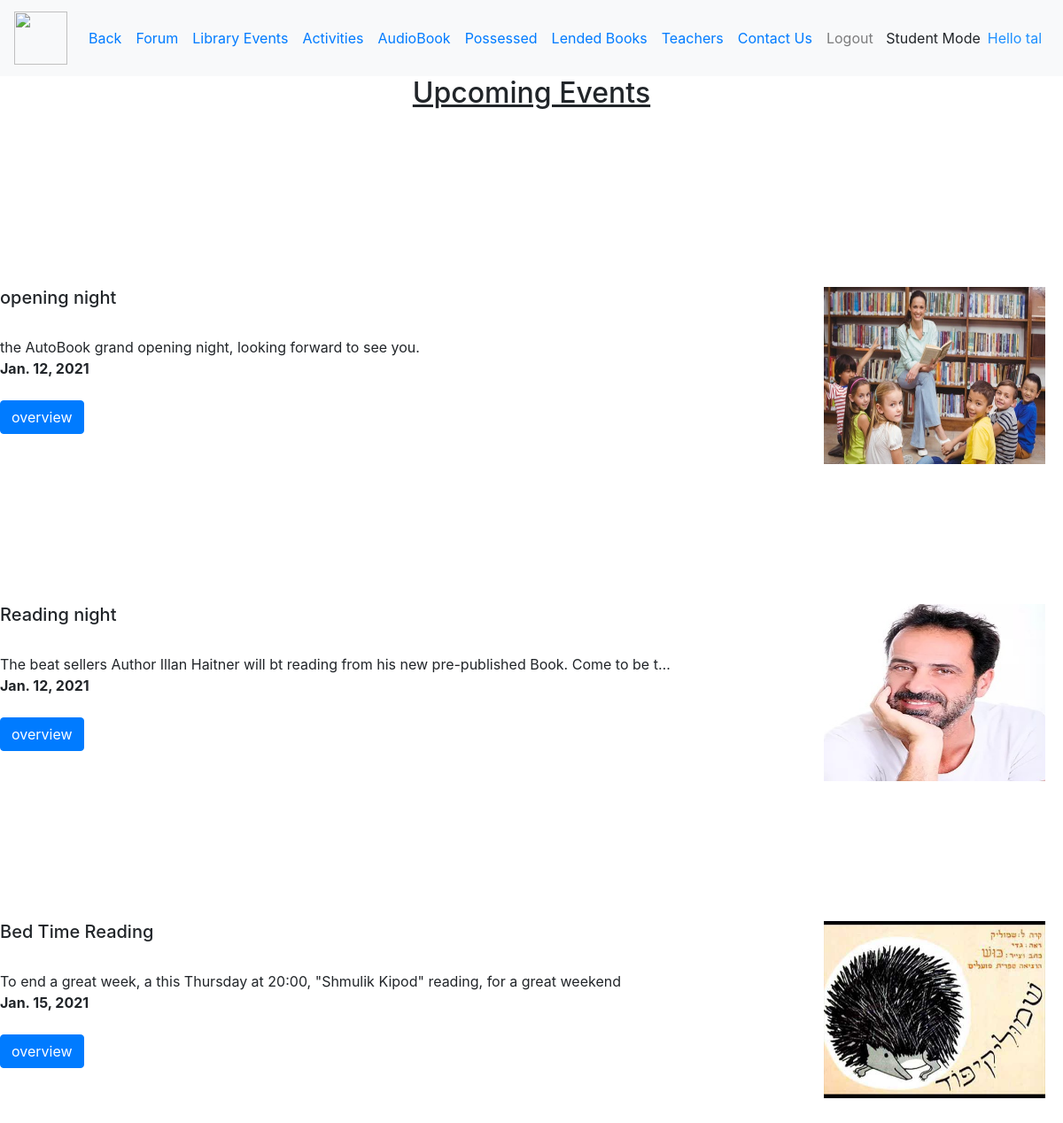
/Me/Student/Events/ (signed in), run on the app's committed database.
### homepage/models.py (models this page shows, shortened)
class Event (models.Model):
    title = models.CharField(max_length=150)
    text = models.TextField(max_length=500)
    image = models.ImageField(upload_to='home/images', default='home/images/defult2.jpg')
    date = models.DateField()
    link = models.URLField(max_length=200,null=True,default=None,blank=True)
    registerstudent = models.ManyToManyField(Student, null=True, blank=True)

### mepage/views.py (the view)
# urls.py: path('Student/Events/', views.mestudentevents, name="mestudentevents"),
@user_passes_test(is_student)
def mestudentevents(request):
    try:
        events = HomePage.objects.all()[0].events.all()
    except:
        events = None
    return render(request, 'mepage/student/events.html',{"events":events})

### mepage/views.py (called while the page is built)
def is_student(user):
    try:
        return user.is_authenticated and user.student is not None
    except Student.DoesNotExist:
        return False

### book_catalog/templates/mepage/student/events.html (shortened to what this page needs)
{% extends "mepage/student/stylestudent.html" %}
{% block content %}
{% if events|length == 0 %}
    <h2 align="center"><u>There Are No Upcoming Events.</u></h2>
    {% else %}
    <h2 align="center"><u>Upcoming Events</u></h2>
   {% for event in events %}
	<tr>
        {% if event.link != None %}
			</tr><br><br><br><br><br><br><br><br>
    <td>
        <td><tr align="left"><a href={{ event.link }} target="_blank"><img src="{{ event.image.url }}" height="200" width="250" align="right" hspace="20"></a></tr></td>
        {% else %}
    </tr><br><br><br><br><br><br><br><br>
    <td>
			<td><tr align="left"><img src="{{ event.image.url }}" height="200" width="250" align="right" hspace="20"></tr></td>
		{% endif %}
			<td><tr align="right" width="1000"><h5>{{ event.title }}
            </h5><br>{{ event.text|truncatechars:100 }}</tr></td>
	</td>
       <br>
       <b>{{ event.date }}</b>
       <br><br>
       <form method="GET" action="{% url 'registerEvent' event.id %}" name="takeBook">
                        <button class="btn btn-primary" name="posses" onclick="myFunction()" type="submit">overview</button>
       </form>
    	{% endfor %}
    {% endif %}
    <br>
<br>
<br>
<br>
<br>
<br>
{% endblock %}

### book_catalog/templates/mepage/student/stylestudent.html (shortened to what this page needs)
<!doctype html>
<html lang="en">
  <head>
<link rel="stylesheet" href="https://cdn.jsdelivr.net/npm/bootstrap@4.5.3/dist/css/bootstrap.min.css">
  </head>
<nav class="navbar navbar-expand-lg navbar-light bg-light sticky-top">
    {% load static %}
<a class="navbar-brand" href="{% url "homepage" %}"><img src="{% static 'book_catalog/defult.png' %}" height="60" width="60" href="{% url "homepage" %}"></a>
  <div class="collapse navbar-collapse" id="navbarSupportedContent">
    <ul class="navbar-nav mr-auto">
      <li class="nav-item active">
        <a class="nav-link text-primary" href="{% url "homepage" %}">Back <span class="sr-only" href="{% url "homepage" %}">home</span></a>
      </li>
      <li class="nav-item"  href="{% url "mestudent" %}">
        <a class="nav-link text-primary text size-12" href="{% url "Forum" %}">Forum</a>
      </li>
      <li class="nav-item" href="{% url "mestudentevents" %}">
        <a class="nav-link text-primary" href="{% url 'mestudentevents' %}">Library Events</a>
      </li>
    <li class="nav-item" href="{% url "activity" %}">
        <a class="nav-link text-primary" href="{% url 'activity' %}">Activities</a>
      </li>
    <li class="nav-item" href="{% url "audobooks" %}">
        <a class="nav-link text-primary" href="{% url 'audobooks' %}">AudioBook</a>
      </li>
        {% if user.is_authenticated %}
            <li class="nav-item"  href="{% url "mestudentpossesses" %}">
        <a class="nav-link text-primary text size-12" href="{% url "mestudentpossesses" %}">Possessed</a>
      </li>
            <li class="nav-item" href="{% url "melendedbooks" %}">
        <a class="nav-link text-primary" href="{% url 'melendedbooks' %}">Lended Books</a>
      </li>
            <li class="nav-item" href="{% url "teachers" %}">
        <a class="nav-link text-primary" href="{% url 'teachers' %}">Teachers</a>
      </li>
            <li class="nav-item" href="{% url "contact" %}">
        <a class="nav-link text-primary" href="{% url 'contact' %}">Contact Us</a>
      </li>
            <li class="nav-item"  href="{% url "logoutuser" %}">
        <a href="#" onclick="$('#signOutBtn').click()" class="nav-link">Logout</a>
      </li>
        {% endif %}
     </ul>
  <form class="form-inline">
     {% if user.student %}
          <h7 style="text-align:center">Student Mode </h7> &ensp;
      {% elif user.adult %}
      <h7 style="text-align:center">Adult Mode </h7> &ensp;
      {% elif user.superuser %}
      <h7 style="text-align:center">Admin Mode </h7> &ensp;
{% endif %}
      </form>
  <form class="form-inline">
      {% if user.is_authenticated %}
          <h7 style="color: dodgerblue">Hello {{ user.username }} </h7> &ensp;
{% endif %}
  </form>
  </div>
</nav>
{%  block content %}{% endblock %}
</html>

### data on the page
Event: image (picture), title "opening night", text "the AutoBook grand opening night, looking forward to see you.", date "Jan. 12, 2021"
Event: image (picture), title "Reading night", text "The beat sellers Author Illan Haitner will bt reading from his new pre-published Book. Come to be t…", date "Jan. 12, 2021"
Event: image (picture), title "Bed Time Reading", text "To end a great week, a this Thursday at 20:00, \"Shmulik Kipod\" reading, for a great weekend", date "Jan. 15, 2021"

### other printed values
{{ user.username }} "tal"
